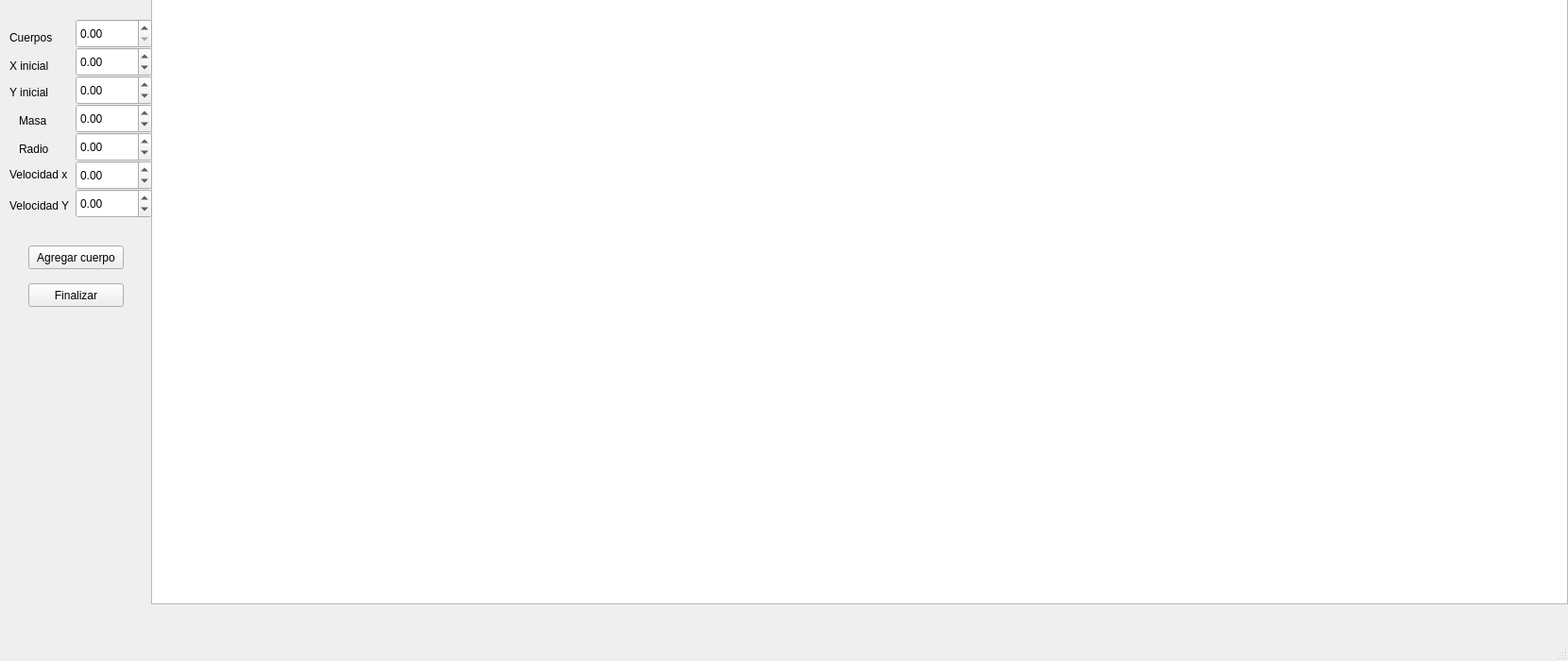
<?xml version="1.0" encoding="UTF-8"?>
<ui version="4.0">
 <class>MainWindow</class>
 <widget class="QMainWindow" name="MainWindow">
  <property name="geometry">
   <rect>
    <x>0</x>
    <y>0</y>
    <width>1660</width>
    <height>700</height>
   </rect>
  </property>
  <property name="windowTitle">
   <string>MainWindow</string>
  </property>
  <widget class="QWidget" name="centralwidget">
   <widget class="QGraphicsView" name="graphicsView">
    <property name="geometry">
     <rect>
      <x>160</x>
      <y>-60</y>
      <width>1500</width>
      <height>700</height>
     </rect>
    </property>
    <property name="minimumSize">
     <size>
      <width>1000</width>
      <height>500</height>
     </size>
    </property>
    <property name="maximumSize">
     <size>
      <width>1920</width>
      <height>1080</height>
     </size>
    </property>
   </widget>
   <widget class="QDoubleSpinBox" name="Xinicial">
    <property name="geometry">
     <rect>
      <x>80</x>
      <y>50</y>
      <width>81</width>
      <height>31</height>
     </rect>
    </property>
    <property name="minimumSize">
     <size>
      <width>0</width>
      <height>0</height>
     </size>
    </property>
    <property name="minimum">
     <double>-9999999999.000000000000000</double>
    </property>
    <property name="maximum">
     <double>9999999999.000000000000000</double>
    </property>
   </widget>
   <widget class="QDoubleSpinBox" name="Yinicial">
    <property name="geometry">
     <rect>
      <x>80</x>
      <y>80</y>
      <width>81</width>
      <height>31</height>
     </rect>
    </property>
    <property name="minimum">
     <double>-9999999999.000000000000000</double>
    </property>
    <property name="maximum">
     <double>9999999999.000000000000000</double>
    </property>
    <property name="value">
     <double>0.000000000000000</double>
    </property>
   </widget>
   <widget class="QDoubleSpinBox" name="masa">
    <property name="geometry">
     <rect>
      <x>80</x>
      <y>110</y>
      <width>81</width>
      <height>31</height>
     </rect>
    </property>
    <property name="minimum">
     <double>-9999999999.000000000000000</double>
    </property>
    <property name="maximum">
     <double>9999999999.000000000000000</double>
    </property>
   </widget>
   <widget class="QDoubleSpinBox" name="radio">
    <property name="geometry">
     <rect>
      <x>80</x>
      <y>140</y>
      <width>81</width>
      <height>31</height>
     </rect>
    </property>
    <property name="minimum">
     <double>-9999999999.000000000000000</double>
    </property>
    <property name="maximum">
     <double>9999999999.000000000000000</double>
    </property>
   </widget>
   <widget class="QDoubleSpinBox" name="velocidadX">
    <property name="geometry">
     <rect>
      <x>80</x>
      <y>170</y>
      <width>81</width>
      <height>31</height>
     </rect>
    </property>
    <property name="minimum">
     <double>-9999999999.000000000000000</double>
    </property>
    <property name="maximum">
     <double>9999999994.000000000000000</double>
    </property>
   </widget>
   <widget class="QDoubleSpinBox" name="velocidadY">
    <property name="geometry">
     <rect>
      <x>80</x>
      <y>200</y>
      <width>81</width>
      <height>31</height>
     </rect>
    </property>
    <property name="minimum">
     <double>-9999999999.000000000000000</double>
    </property>
    <property name="maximum">
     <double>9999999999.000000000000000</double>
    </property>
   </widget>
   <widget class="QLabel" name="label">
    <property name="geometry">
     <rect>
      <x>10</x>
      <y>60</y>
      <width>51</width>
      <height>21</height>
     </rect>
    </property>
    <property name="text">
     <string>&lt;html&gt;&lt;head/&gt;&lt;body&gt;&lt;p&gt;X inicial&lt;/p&gt;&lt;/body&gt;&lt;/html&gt;</string>
    </property>
   </widget>
   <widget class="QLabel" name="label_2">
    <property name="geometry">
     <rect>
      <x>10</x>
      <y>90</y>
      <width>51</width>
      <height>16</height>
     </rect>
    </property>
    <property name="text">
     <string>&lt;html&gt;&lt;head/&gt;&lt;body&gt;&lt;p&gt;Y inicial&lt;/p&gt;&lt;/body&gt;&lt;/html&gt;</string>
    </property>
   </widget>
   <widget class="QLabel" name="label_3">
    <property name="geometry">
     <rect>
      <x>20</x>
      <y>120</y>
      <width>41</width>
      <height>16</height>
     </rect>
    </property>
    <property name="text">
     <string>Masa</string>
    </property>
   </widget>
   <widget class="QLabel" name="label_4">
    <property name="geometry">
     <rect>
      <x>20</x>
      <y>150</y>
      <width>41</width>
      <height>16</height>
     </rect>
    </property>
    <property name="text">
     <string>Radio</string>
    </property>
   </widget>
   <widget class="QLabel" name="label_5">
    <property name="geometry">
     <rect>
      <x>10</x>
      <y>170</y>
      <width>71</width>
      <height>31</height>
     </rect>
    </property>
    <property name="text">
     <string>&lt;html&gt;&lt;head/&gt;&lt;body&gt;&lt;p&gt;Velocidad x&lt;/p&gt;&lt;/body&gt;&lt;/html&gt;</string>
    </property>
   </widget>
   <widget class="QLabel" name="label_6">
    <property name="geometry">
     <rect>
      <x>10</x>
      <y>210</y>
      <width>71</width>
      <height>16</height>
     </rect>
    </property>
    <property name="text">
     <string>Velocidad Y</string>
    </property>
   </widget>
   <widget class="QPushButton" name="pushButton">
    <property name="geometry">
     <rect>
      <x>30</x>
      <y>260</y>
      <width>101</width>
      <height>25</height>
     </rect>
    </property>
    <property name="text">
     <string>Agregar cuerpo</string>
    </property>
   </widget>
   <widget class="QPushButton" name="pushButton_2">
    <property name="geometry">
     <rect>
      <x>30</x>
      <y>300</y>
      <width>101</width>
      <height>25</height>
     </rect>
    </property>
    <property name="text">
     <string>Finalizar</string>
    </property>
   </widget>
   <widget class="QDoubleSpinBox" name="cuerpos">
    <property name="geometry">
     <rect>
      <x>80</x>
      <y>20</y>
      <width>81</width>
      <height>31</height>
     </rect>
    </property>
    <property name="minimumSize">
     <size>
      <width>0</width>
      <height>0</height>
     </size>
    </property>
    <property name="minimum">
     <double>0.000000000000000</double>
    </property>
    <property name="maximum">
     <double>32767.000000000000000</double>
    </property>
   </widget>
   <widget class="QLabel" name="label_7">
    <property name="geometry">
     <rect>
      <x>10</x>
      <y>30</y>
      <width>51</width>
      <height>21</height>
     </rect>
    </property>
    <property name="text">
     <string>&lt;html&gt;&lt;head/&gt;&lt;body&gt;&lt;p&gt;Cuerpos&lt;/p&gt;&lt;/body&gt;&lt;/html&gt;</string>
    </property>
   </widget>
  </widget>
  <widget class="QMenuBar" name="menubar">
   <property name="geometry">
    <rect>
     <x>0</x>
     <y>0</y>
     <width>1660</width>
     <height>25</height>
    </rect>
   </property>
  </widget>
  <widget class="QStatusBar" name="statusbar"/>
 </widget>
 <resources/>
 <connections/>
</ui>
